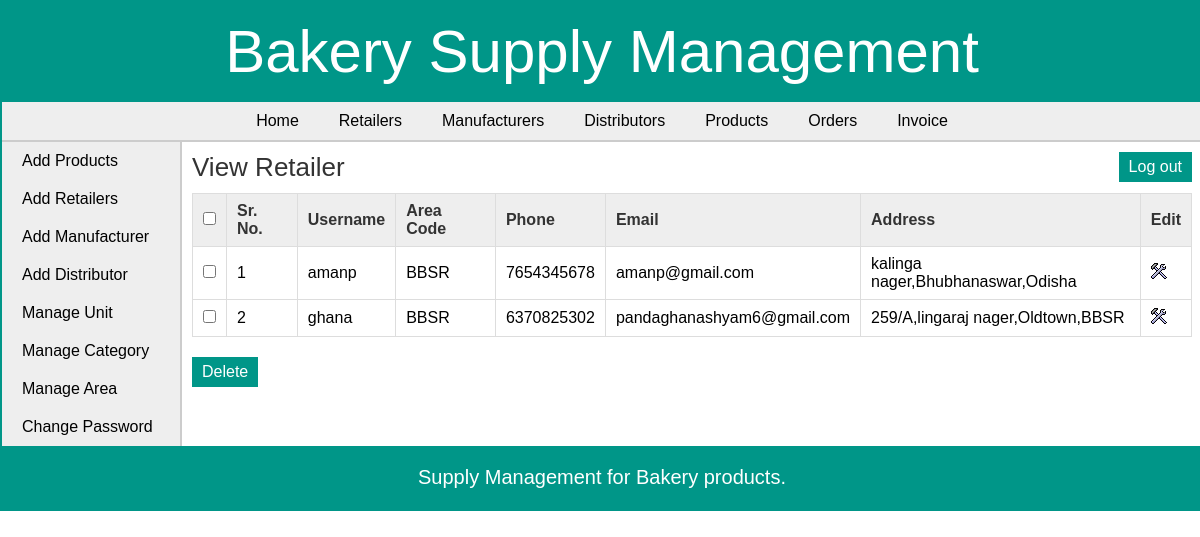
The app's page /admin/view_retailer.php (signed in) with its own data.
### tables this page shows
CREATE TABLE `retailer` (
  `retailer_id` int(11) NOT NULL,
  `username` varchar(25) NOT NULL,
  `password` varchar(25) NOT NULL,
  `address` varchar(200) NOT NULL,
  `area_id` int(11) NOT NULL,
  `phone` varchar(10) NOT NULL,
  `email` varchar(50) DEFAULT NULL
);

CREATE TABLE `area` (
  `area_id` int(11) NOT NULL,
  `area_name` varchar(50) NOT NULL,
  `area_code` varchar(10) NOT NULL
);

### admin/view_retailer.php (the view, shortened to what this page needs)
<?php
	include("../includes/config.php");
	if(isset($_SESSION['admin_login'])) {
		if($_SESSION['admin_login'] == true) {
			$query_selectRetailer = "SELECT * FROM retailer,area WHERE retailer.area_id=area.area_id";
			$result_selectRetailer = mysqli_query($con,$query_selectRetailer);
		}
		else {
			header('Location:../index.php');
		}
	}
	else {
		header('Location:../index.php');
	}
?>
<!DOCTYPE html>
<html>
<head>
	<link rel="stylesheet" href="../includes/main_style.css" >
</head>
<body>
	<?php
		include("../includes/header.inc.php");
		include("../includes/nav_admin.inc.php");
		include("../includes/aside_admin.inc.php");
	?>
	<section>
		<h1>View Retailer</h1>
		<form action="" method="POST" class="form">
		<table class="table_displayData">
			<tr>
				<th> <input type="checkbox" onClick="toggle(this)" /> </th>
				<th>Sr. No.</th>
				<th>Username</th>
				<th>Area Code</th>
				<th>Phone</th>
				<th>Email</th>
				<th>Address</th>
				<th> Edit </th>
			</tr>
			<?php $i=1; while($row_selectRetailer = mysqli_fetch_array($result_selectRetailer)) { ?>
			<tr>
				<td> <input type="checkbox" name="chkId[]" value="<?php echo $row_selectRetailer['retailer_id']; ?>" /> </td>
				<td> <?php echo $i; ?> </td>
				<td> <?php echo $row_selectRetailer['username']; ?> </td>
				<td> <?php echo $row_selectRetailer['area_code']; ?> </td>
				<td> <?php echo $row_selectRetailer['phone']; ?> </td>
				<td> <?php echo $row_selectRetailer['email']; ?> </td>
				<td> <?php echo $row_selectRetailer['address']; ?> </td>
				<td> <a href="edit_retailer.php?id=<?php echo $row_selectRetailer['retailer_id']; ?>"><img src="../images/edit.png" alt="edit" /></a> </td>
			</tr>
			<?php $i++; } ?>
		</table>
		<input type="submit" value="Delete" class="submit_button"/>
		</form>
	</section>
	<?php
		include("../includes/footer.inc.php");
	?>
</body>
</html>

### includes/main_style.css (style rules this page uses)
* { font-family: arial,sans-serif; margin:0px; padding:0px; }
body { width:1200px; margin:auto; border:2px solid #009688; }
a { text-decoration:none; }
.submit_button { font-size:16px; margin-top:20px; margin-right:20px; padding:6px 10px; background-color:#009688; border:none; color:white; }
section { width:1000px; padding:10px; padding-bottom:40px; }
section h1 { margin-bottom:10px; font-weight:normal; color:#333; font-size: 26px; }
table { border-collapse: collapse; }
.table_displayData td, .table_displayData th { border:1px solid #ddd; padding: 8px 10px; text-align: left; }
.table_displayData th { background-color:#eee; color:#333; }

### records on screen
retailer: username "amanp", area.area_code "BBSR", phone "7654345678", email "amanp@gmail.com", address "kalinga nager,Bhubhanaswar,Odisha"
retailer: username "ghana", area.area_code "BBSR", phone "6370825302", email "pandaghanashyam6@gmail.com", address "259/A,lingaraj nager,Oldtown,BBSR"
